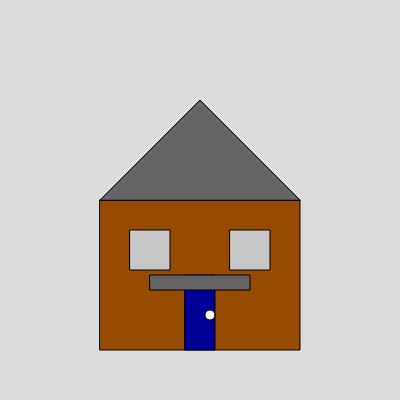
Frame 1 (no input)
Frame 60 (no input): identical to frame 1, image omitted
Frame 120 (the mouse pressed at the canvas centre since frame 60): identical to frame 1, image omitted

The p5.js sketch that drew this single still picture (run headless with seeded random() and noise() and a simulated clock; from frame 60 on, the mouse is pressed at the canvas centre):

// p5.js sketch
// ── sketch.js
var angle = 0.0;
var rot_step = 1;
let toggle = 0;
var toggleColor=8;
var r = 30;

function setup() {
    createCanvas(400, 400);
  }
  
  function draw() {
    background(220);
  
    // 房子的主體
    fill(150, 75, 0); // 棕色
    rect(100, 200, 200, 150);
  
    // 房頂
    fill(100, 100, 100); // 灰色
    triangle(100, 200, 200, 100, 300, 200);
  
    // 窗戶
    fill(200); // 白色
    rect(130, 230, 40, 40);
    rect(230, 230, 40, 40);
  
    // 門
    fill(0, 0, 150); // 藍色
    rect(185, 275, 30, 75);
  
    // 門的手把
    fill(255); // 白色
    ellipse(210, 315, 10, 10);
  
    // 陽台
    fill(100, 100, 100); // 灰色
    rect(150, 275, 100, 15);
  }
